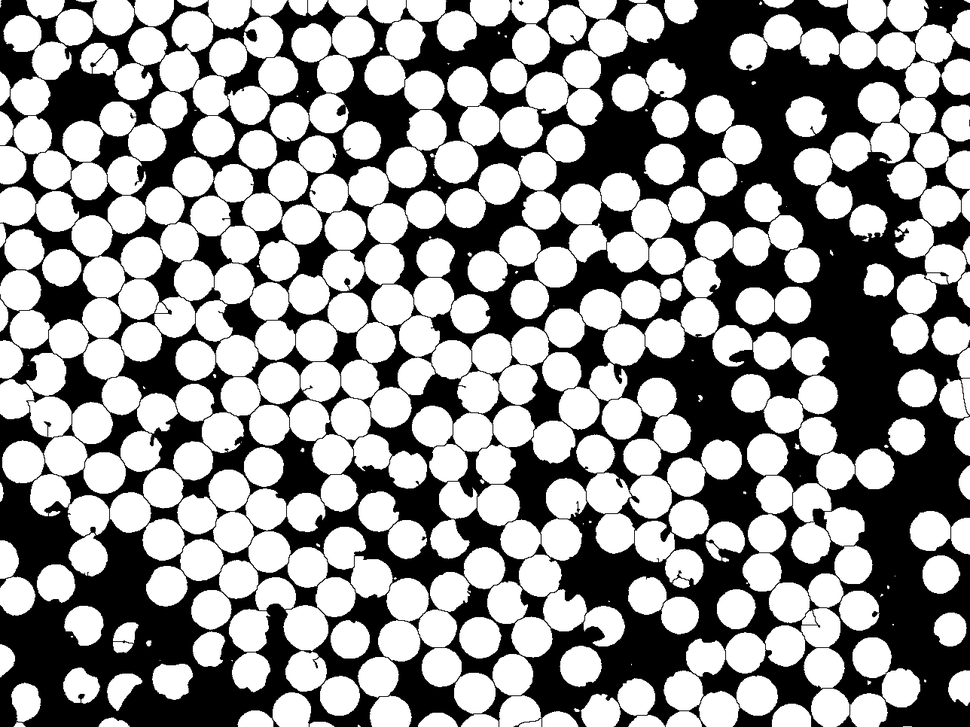
#> input picture Micrografia/datos/SS6_WS.tif, 970 x 727 px, shrunk from 1288 x 966 before the run
$ jupyter execute C2_SS6_final.ipynb
#> lines starting #> are read from the running program, lines starting #| are printed output that depends on the picture; after the words box and inside, x2 and y2 are one past the last pixel; in counts of white or black regions, pixels touching at a corner belong together
[cell 1]
# --- Librerias ---
import os
import cv2
import numpy as np
import matplotlib.pyplot as plt
from openpyxl import Workbook

[cell 2]
# --- Parametros y rutas ---
ruta_watershed = r"datos/SS6_WS.tif"
ruta_original = r"datos/SS6.tif"
carpeta_salida = r"resultados"

# FOV real del microscopio (micras): no impreso en la captura, estimado por
# extrapolacion a partir del diametro mediano de fibra frente al Caso 1 (169x132 um)
fov_ancho_um = 267.0
fov_alto_um = 200.0

factor_motas = 0.025       # descarta piezas < 2.5% del area mediana
factor_fragmento = 0.9     # pieza < 0.9*mediana del subconjunto -> fragmento de sobre-seg
umbral_solidez = 0.88      # une dos piezas si su union llena >= 88% de su casco convexo
factor_max_grupo = 1.2     # no unir si el grupo supera 1.2x la mediana (particulas uniformes; no agranda)
factor_min_grupo = 0.4     # descarta grupos finales < 0.4x la mediana (particulas inventadas)
umbral_solape = 0.65       # fusiona 2 circulos si dist. entre centros < 0.65*(r1+r2) (se solapan demasiado)
factor_max_circulo = 1.3   # el circulo fusionado no supera 1.3x el radio mediano (no crea gigantes)

os.makedirs(carpeta_salida, exist_ok=True)

[cell 3]
# --- Cargar la mascara sobre-segmentada (watershed de ImageJ) ---
ws = cv2.imread(ruta_watershed, cv2.IMREAD_GRAYSCALE)
#> ws is the input picture: shape (727, 970); min 0, max 255, mean 148.6
_, ws = cv2.threshold(ws, 127, 255, cv2.THRESH_BINARY)
#> ws: shape (727, 970); 58.2% white; 13 black regions (11 under 20 px), largest, box (x1, y1, x2, y2) and area: (0, 0, 970, 727) 294400, (78, 694, 85, 700) 27
# auto-inversion: las particulas deben ser el foreground (mas componentes). Si vienen
# como fondo (binarizado al reves en ImageJ) se corrige solo.
if cv2.connectedComponents(ws)[0] < cv2.connectedComponents(255 - ws)[0]:
    ws = 255 - ws
    print("Binario invertido -> corregido (particulas como foreground)")
alto_px, ancho_px = ws.shape

micras_por_pixel_x = fov_ancho_um / ancho_px
micras_por_pixel_y = fov_alto_um / alto_px
micras_por_pixel = (micras_por_pixel_x + micras_por_pixel_y) / 2

def contorno_exterior(mascara):
    contornos, _ = cv2.findContours(mascara, cv2.RETR_EXTERNAL, cv2.CHAIN_APPROX_NONE)
    return max(contornos, key=cv2.contourArea) if contornos else None

[cell 4]
# --- Piezas (sin motas) y clasificacion interior / borde ---
# Las piezas que tocan el marco son de borde: se tratan APARTE para que sus
# fragmentos no contaminen las interiores.
numero, etiquetas_piezas = cv2.connectedComponents(ws)
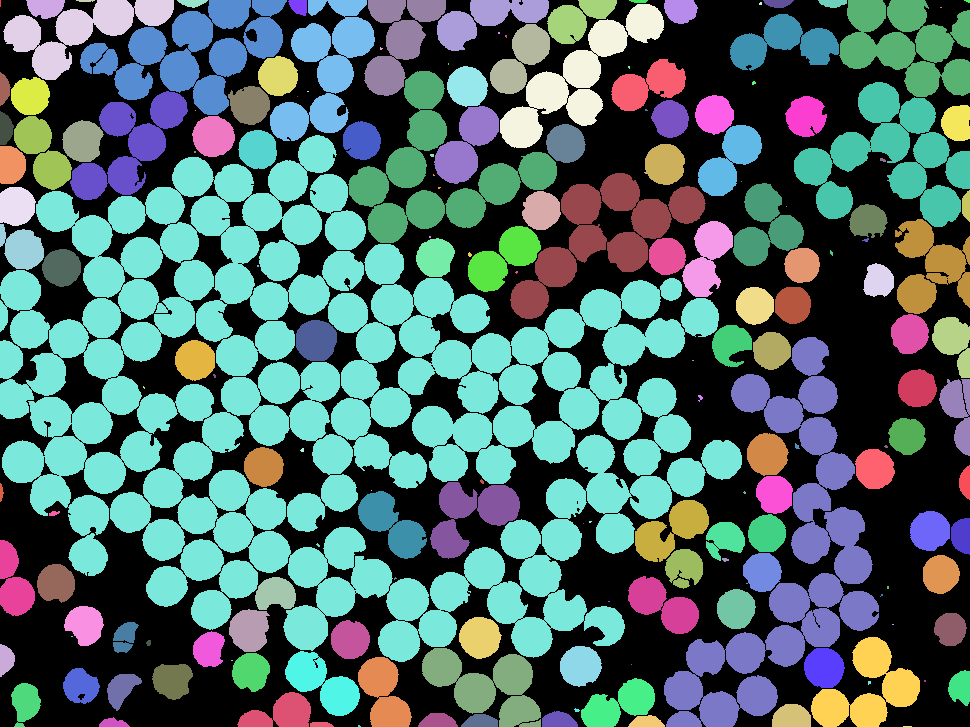
#> etiquetas_piezas: shape (727, 970) int32; 177 distinct labels, from 0 to 176; one colour per label, 0 black
#> numero = 177
area = {}
contorno = {}
for pieza in range(1, numero):
    c = contorno_exterior(np.uint8(etiquetas_piezas == pieza) * 255)
    if c is None:
        continue
    area[pieza] = int((etiquetas_piezas == pieza).sum())
    contorno[pieza] = c
#> this loop made 176 passes
#> c on passes 20, 23, 28: [[940, 7], [941, 7]], [[498, 32], [498, 33], [499, 33], [499, 32]], [[448, 63], [448, 64]]
#> after the loop, area = 176 items; contorno = 176 items

area_mediana = np.median(list(area.values()))
#> area_mediana = 960.5
piezas = [p for p in area if area[p] >= factor_motas * area_mediana]
#> piezas = 121 values from 2 to 174

bordes_lab = set(np.unique(np.concatenate([etiquetas_piezas[0, :], etiquetas_piezas[-1, :],
                                           etiquetas_piezas[:, 0], etiquetas_piezas[:, -1]])))
#> bordes_lab = 52 items
piezas_interior = [p for p in piezas if p not in bordes_lab]
#> piezas_interior = 74 values from 19 to 161
piezas_borde = [p for p in piezas if p in bordes_lab]
#> piezas_borde = 47 values from 2 to 174
print("Piezas:", len(piezas), "| interior:", len(piezas_interior), "| borde:", len(piezas_borde))
#| Piezas: 121 | interior: 74 | borde: 47

[cell 5]
# --- Union por convexidad (interiores y bordes por separado) ---
piezas_set = set(piezas)
#> piezas_set = 121 items
valido_mask = np.isin(etiquetas_piezas, piezas)
#> valido_mask: shape (727, 970) bool; 58.2% white; 13 black regions (11 under 20 px), largest, box (x1, y1, x2, y2) and area: (0, 0, 970, 727) 294791, (78, 694, 85, 700) 27
kernel = cv2.getStructuringElement(cv2.MORPH_ELLIPSE, (5, 5))
vecinos = {}
for p in piezas:
    cerca = np.unique(etiquetas_piezas[(cv2.dilate(np.uint8(etiquetas_piezas == p), kernel) > 0) & valido_mask])
    vecinos[p] = [int(v) for v in cerca if v != p and v in piezas_set]
#> this loop made 121 passes
#> (p, cerca) on passes 1 to 8: (2, [2, 4]), (3, [3]), (4, [2, 4, 6, 33]), (5, [5, 6]), (6, [4, 5, 6, 7, 26, 36, 37, 49]), (7, [6, 7, 8]), (8, [7, 8, 9]), (9, [8, 9, 10, 31])
#> after the loop, vecinos = 121 items

def solidez_union(a, b):
    casco = cv2.contourArea(cv2.convexHull(np.vstack([contorno[a], contorno[b]])))
    return (area[a] + area[b]) / casco if casco > 0 else 0.0

def unir(subconjunto):
    sub = set(subconjunto)
#> sub = 74 items
    if not subconjunto:
        return {}
    mediana = np.median([area[p] for p in subconjunto])
#> mediana = 1202.5
    tope = factor_max_grupo * mediana
#> tope = 1443
    padre = {p: p for p in subconjunto}
#> padre = 74 items
    area_grupo = {p: area[p] for p in subconjunto}
#> area_grupo = 74 items
    def raiz(x):
        while padre[x] != x:
            padre[x] = padre[padre[x]]
            x = padre[x]
        return x
    for fragmento in sorted([p for p in subconjunto if area[p] < factor_fragmento * mediana], key=lambda p: area[p]):
        candidatos = []
        for v in vecinos[fragmento]:
            if v not in sub:
                continue
            rf, rv = raiz(fragmento), raiz(v)
            if rf == rv or area_grupo[rf] + area_grupo[rv] > tope:   # tope: no fundir dos particulas
                continue
            s = solidez_union(fragmento, v)
            if s > umbral_solidez:
                candidatos.append((s, v))
        if candidatos:
            rf, rv = raiz(fragmento), raiz(max(candidatos)[1])
            padre[rf] = rv
            area_grupo[rv] += area_grupo[rf]
#> this loop made 13 passes
#> fragmento on passes 1 to 8: 117, 143, 161, 83, 140, 145, 159, 69
    grupos = {}
    for p in subconjunto:
        grupos.setdefault(raiz(p), []).append(p)
#> this loop made 74 passes
#> p on passes 1 to 8: 19, 21, 22, 26, 27, 29, 31, 33
#> after the loop, grupos = 74 items
    # descarta grupos diminutos (particulas inventadas)
    return {k: m for k, m in grupos.items() if sum(area[p] for p in m) >= factor_min_grupo * mediana}

grupos_interior = unir(piezas_interior)
#> grupos_interior = 73 items
grupos_borde = unir(piezas_borde)
#> the loop in unir (call 2), `for fragmento in sorted([p for p in subconjunto if area[p] < factor_fr..` made 23 passes
#> fragmento on passes 1, 2, 3, 4, 6, 7, 8, 9: 3, 12, 111, 174, 15, 14, 68, 173
#> the loop in unir (call 2), `for p in subconjunto:` made 47 passes
#> p on passes 1 to 8: 2, 3, 4, 5, 6, 7, 8, 9
#> grupos_borde = 34 items
print("Particulas interiores:", len(grupos_interior), "| de borde:", len(grupos_borde))
#| Particulas interiores: 73 | de borde: 34

[cell 6]
# --- Interiores como circulos de area REAL + fusion de solapes; borde = casco convexo ---
mascara_exterior = np.zeros((alto_px, ancho_px), dtype=np.uint8)
for miembros in grupos_borde.values():
    cv2.drawContours(mascara_exterior, [cv2.convexHull(np.vstack([contorno[p] for p in miembros]))], -1, 255, -1)
#> this loop made 34 passes
#> miembros on passes 1 to 8: [2], [4], [6], [8], [9], [10], [11], [13]
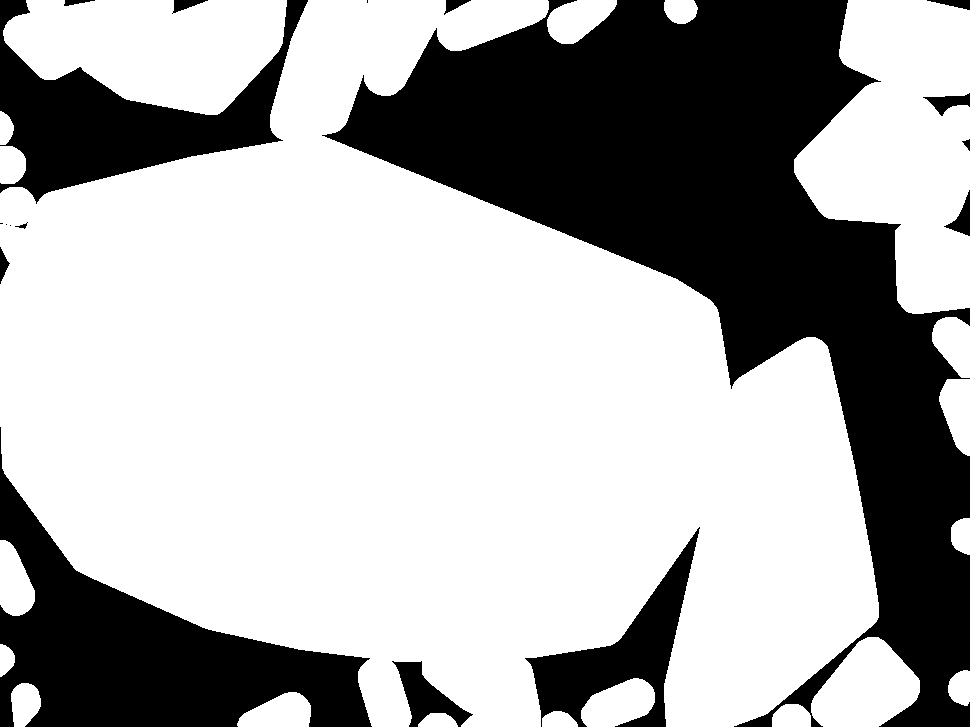
#> mascara_exterior: shape (727, 970); 67.1% white; 18 black regions (4 under 20 px), largest, box (x1, y1, x2, y2) and area: (322, 0, 970, 727) 154268, (0, 427, 372, 727) 40047, (0, 0, 308, 204) 22771

# un circulo (centro, radio de area equivalente) por grupo interior
circulos = []
for miembros in grupos_interior.values():
    casco = cv2.convexHull(np.vstack([contorno[p] for p in miembros]))
    area_px = sum(area[p] for p in miembros)   # area REAL (pixeles), no la del casco (que infla)
    perimetro = cv2.arcLength(casco, True)
    circ = 4 * np.pi * cv2.contourArea(casco) / (perimetro ** 2) if perimetro > 0 else 0.0
    M = cv2.moments(casco)
    cx = M["m10"] / M["m00"] if M["m00"] else 0.0
    cy = M["m01"] / M["m00"] if M["m00"] else 0.0
    circulos.append([cx, cy, float(np.sqrt(area_px / np.pi)), circ])
#> this loop made 73 passes
#> (miembros, area_px, perimetro, circ, cx, cy) on passes 1 to 8: ([19], 7294, 460.2, 0.664, 582, 77.69), ([21], 3257, 267.3, 0.781, 783.4, 44.78), ([22], 2262, 196.7, 0.834, 520, 59.02), ([26], 1244, 124.8, 0.985, 277.6, 75.53), ([27], 2211, 196.4, 0.843, 648.1, 84.88), ([29], 1285, 126.7, 0.987, 467.1, 86.25), ([31], 11325, 576.2, 0.834, 442.2, 164.6), ([33], 1172, 121.5, 0.982, 30.06, 95.36)
#> after the loop, circulos = 73 items, first 6: [582, 77.69, 48.18, 0.664], [783.4, 44.78, 32.2, 0.781], [520, 59.02, 26.83, 0.834], [277.6, 75.53, 19.9, 0.985], [648.1, 84.88, 26.53, 0.843], [467.1, 86.25, 20.22, 0.987]

# Fusion de circulos que se solapan DEMASIADO (una particula partida en dos):
# se sustituyen por un circulo que engloba a ambos, sin superar factor_max_circulo * radio mediano.
mediana_radio = float(np.median([c[2] for c in circulos])) if circulos else 0.0
#> mediana_radio = 19.62
tope_radio = factor_max_circulo * mediana_radio
#> tope_radio = 25.5

def envolvente(a, b):
    x1, y1, r1 = a[:3]; x2, y2, r2 = b[:3]
    d = float(np.hypot(x2 - x1, y2 - y1))
    if d + min(r1, r2) <= max(r1, r2):          # uno ya contiene al otro
        return list(a[:3]) if r1 >= r2 else list(b[:3])
    R = (d + r1 + r2) / 2                        # circulo minimo que engloba ambos
    t = (R - r1) / d if d > 0 else 0.0
    return [x1 + (x2 - x1) * t, y1 + (y2 - y1) * t, R]

padre = list(range(len(circulos)))
#> padre = 73 values from 0 to 72
def raiz(x):
    while padre[x] != x:
        padre[x] = padre[padre[x]]; x = padre[x]
    return x
for i in range(len(circulos)):
    xi, yi, ri = circulos[i][:3]
    for j in range(i + 1, len(circulos)):
        xj, yj, rj = circulos[j][:3]
        if np.hypot(xj - xi, yj - yi) < umbral_solape * (ri + rj):
            padre[raiz(i)] = raiz(j)
#> this loop made 73 passes
#> (xi, yi, ri) on passes 1 to 8: (582, 77.69, 48.18), (783.4, 44.78, 32.2), (520, 59.02, 26.83), (277.6, 75.53, 19.9), (648.1, 84.88, 26.53), (467.1, 86.25, 20.22), (442.2, 164.6, 60.04), (30.06, 95.36, 19.31)
#> after the loop, padre = 73 values, max 72 at index 72, min 0 at index 0, mean 36.1

componentes = {}
for i in range(len(circulos)):
    componentes.setdefault(raiz(i), []).append(circulos[i])
#> this loop made 73 passes
#> after the loop, componentes = 72 items

circulos_final = []
for grupo in componentes.values():
    c = grupo[0]
    for otro in grupo[1:]:
        e = envolvente(c, otro)
        if e[2] <= tope_radio:                  # no crear circunferencias gigantes
            c = [e[0], e[1], e[2], max(c[3], otro[3])]
        else:
            circulos_final.append(otro)
    circulos_final.append(c)
#> this loop made 72 passes

# rasterizar interiores (circulos ya fusionados) y guardar propiedades
mascara_interior = np.zeros((alto_px, ancho_px), dtype=np.uint8)
#> mascara_interior: shape (727, 970); every value is 0
particulas = []
for cx, cy, r, circ in circulos_final:
    cxi, cyi, ri = int(round(cx)), int(round(cy)), int(round(r))
    cv2.circle(mascara_interior, (cxi, cyi), ri, 255, -1)
    particulas.append({"id": len(particulas) + 1, "area_px": float(np.pi * ri * ri),
                       "circularidad": circ, "centro_x": cxi, "centro_y": cyi, "radio_eq_px": float(ri)})
#> this loop made 73 passes
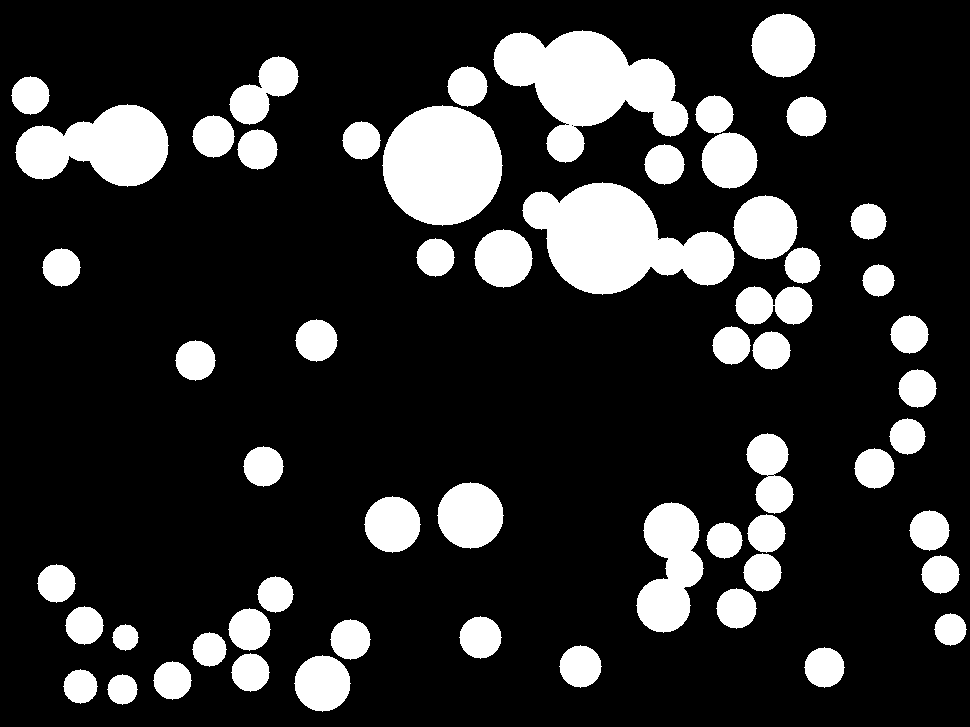
#> mascara_interior: shape (727, 970); 18.2% white; 58 white regions, largest, box (x1, y1, x2, y2) and area: (522, 182, 735, 295) 14014, (493, 30, 689, 163) 13422, (382, 105, 503, 226) 11327

# resultado final = TODAS las particulas en blanco (imagen binarizada lista para el watershed)
resultado_final = np.zeros((alto_px, ancho_px), dtype=np.uint8)
resultado_final[(mascara_interior > 0) | (mascara_exterior > 0)] = 255
#> resultado_final: shape (727, 970); 79.3% white; 30 black regions (11 under 20 px), largest, box (x1, y1, x2, y2) and area: (322, 0, 970, 727) 93384, (0, 427, 372, 727) 29756, (0, 0, 213, 163) 7500
print("Particulas interiores:", len(particulas), "(fusiones:", len(circulos) - len(particulas), ") | borde:", len(grupos_borde))
#| Particulas interiores: 73 (fusiones: 0 ) | borde: 34

[cell 7]
# --- Guardar imagenes resultado ---
# 1) Resultado final binarizado (todas las particulas blancas, listo para el watershed)
cv2.imwrite(os.path.join(carpeta_salida, "resultado_final.png"), resultado_final)

# 2) Doble panel: interiores | exteriores (binario)
fig, ax = plt.subplots(1, 2, figsize=(15, 6))
ax[0].imshow(mascara_interior, cmap="gray"); ax[0].set_title("Interiores: %d" % len(particulas)); ax[0].axis("off")
ax[1].imshow(mascara_exterior, cmap="gray"); ax[1].set_title("Exteriores / borde: %d" % len(grupos_borde)); ax[1].axis("off")
fig.tight_layout()
fig.savefig(os.path.join(carpeta_salida, "interiores_exteriores.png"), dpi=150, bbox_inches="tight")
plt.close(fig)

# 3) Comparacion: resultado final vs la entrada del watershed (_WS)
fig, ax = plt.subplots(1, 2, figsize=(15, 6))
ax[0].imshow(resultado_final, cmap="gray"); ax[0].set_title("Resultado final (binarizado)"); ax[0].axis("off")
ax[1].imshow(ws, cmap="gray"); ax[1].set_title("Entrada watershed (_WS)"); ax[1].axis("off")
fig.tight_layout()
fig.savefig(os.path.join(carpeta_salida, "comparacion.png"), dpi=150, bbox_inches="tight")
plt.close(fig)

# 4) Overlay: resultado final superpuesto sobre el _WS (colores aptos deuteranopia)
#    blanco = coincide | naranja = anadido por el codigo | azul = quitado por el codigo
proc = resultado_final > 0
ws_fg = ws > 0
overlay_ws = np.zeros((alto_px, ancho_px, 3), dtype=np.uint8)
#> overlay_ws: shape (727, 970, 3); every value is 0
overlay_ws[ws_fg & proc] = (255, 255, 255)
#> overlay_ws: shape (727, 970, 3); 55.3% white; 14 black regions (12 under 20 px), largest, box (x1, y1, x2, y2) and area: (0, 0, 970, 727) 315349, (78, 694, 85, 700) 27
overlay_ws[(~ws_fg) & proc] = (0, 128, 255)     # naranja (BGR) = anadido
overlay_ws[ws_fg & (~proc)] = (255, 0, 0)       # azul (BGR) = quitado
#> overlay_ws: shape (727, 970, 3); mean of channels 0, 1, 2 148.5, 171.7, 202.3
cv2.imwrite(os.path.join(carpeta_salida, "overlay_vs_ws.png"), overlay_ws)

# 5) Deteccion de particulas: cada particula dibujada por SEPARADO sobre la micrografia
#    original (si se fusionan en la mascara, findContours las une; por eso una a una).
#    interiores = circulo naranja | exteriores/borde = casco convexo azul (deuteranopia)
original = cv2.imread(ruta_original, cv2.IMREAD_GRAYSCALE)
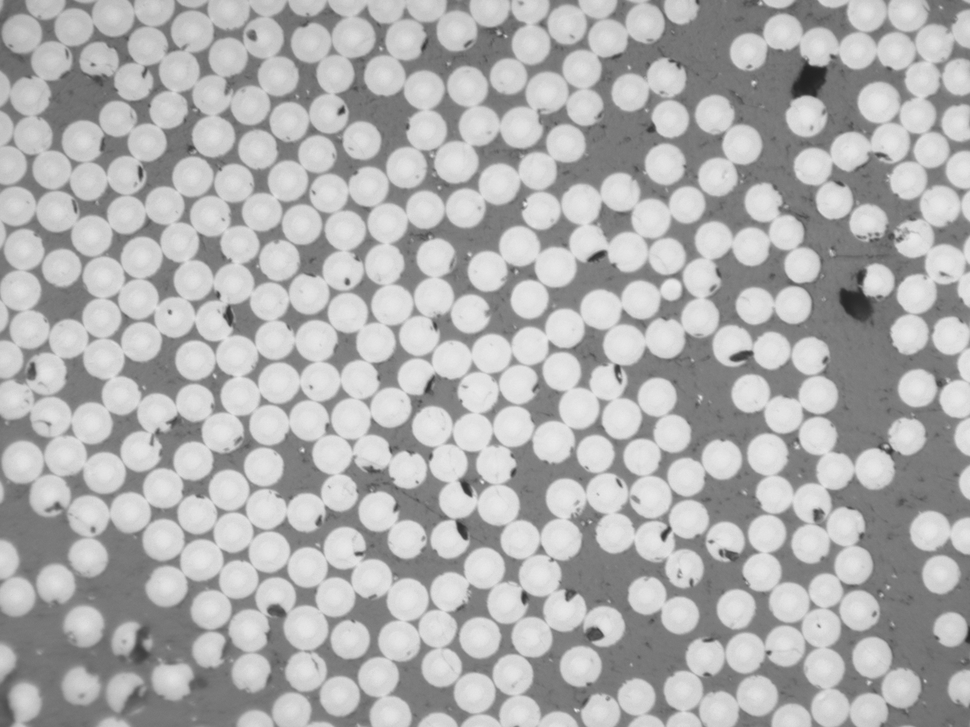
#> input picture Micrografia/datos/SS6.tif, 970 x 727 px, shrunk from 1288 x 966 before the run
#> original is the input picture: shape (727, 970); min 33, max 235, mean 174.6
deteccion = cv2.cvtColor(original, cv2.COLOR_GRAY2BGR)
for miembros in grupos_borde.values():
    cv2.drawContours(deteccion, [cv2.convexHull(np.vstack([contorno[p] for p in miembros]))], -1, (255, 0, 0), 2)
#> deteccion: shape (727, 970, 3); 3.65% of pixels changed, all inside (x1, y1, x2, y2) = (0, 0, 970, 727)
for p in particulas:
    cv2.circle(deteccion, (p["centro_x"], p["centro_y"]), int(round(p["radio_eq_px"])), (0, 128, 255), 2)
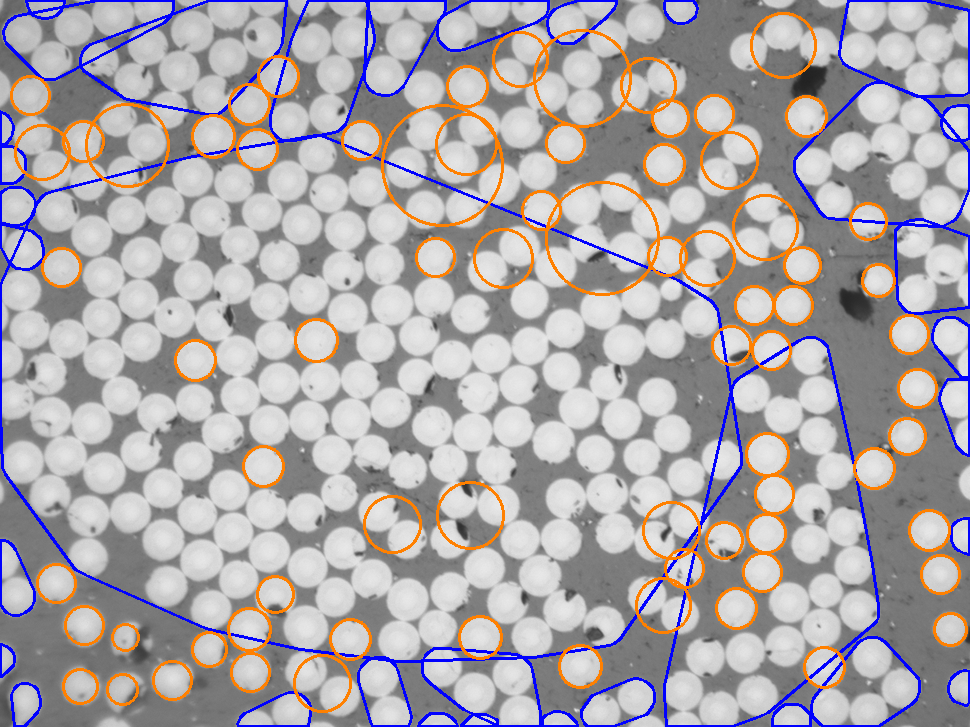
#> deteccion: shape (727, 970, 3); mean B, G, R 170.3, 166.9, 172.5
cv2.imwrite(os.path.join(carpeta_salida, "Deteccion de particulas.png"), deteccion)

print("Guardado en:", carpeta_salida)

[cell 8]
# --- Guardar las propiedades en Excel (solo particulas interiores) ---
libro = Workbook()
hoja = libro.active
hoja.title = "Resultados"

hoja.append(["RESUMEN"])
hoja.append(["Particulas interiores", len(particulas)])
hoja.append(["Particulas de borde (2o plano)", len(grupos_borde)])
hoja.append(["Fraccion de superficie", float((resultado_final > 0).mean())])
hoja.append([])
hoja.append(["id", "area_px", "area_um2", "diametro_eq_um", "circularidad", "centro_x_px", "centro_y_px"])
for p in particulas:
    hoja.append([
        p["id"], p["area_px"], p["area_px"] * micras_por_pixel_x * micras_por_pixel_y,
        2 * p["radio_eq_px"] * micras_por_pixel, p["circularidad"], p["centro_x"], p["centro_y"],
    ])
libro.save(os.path.join(carpeta_salida, "propiedades_particulas.xlsx"))
print("Excel guardado")
